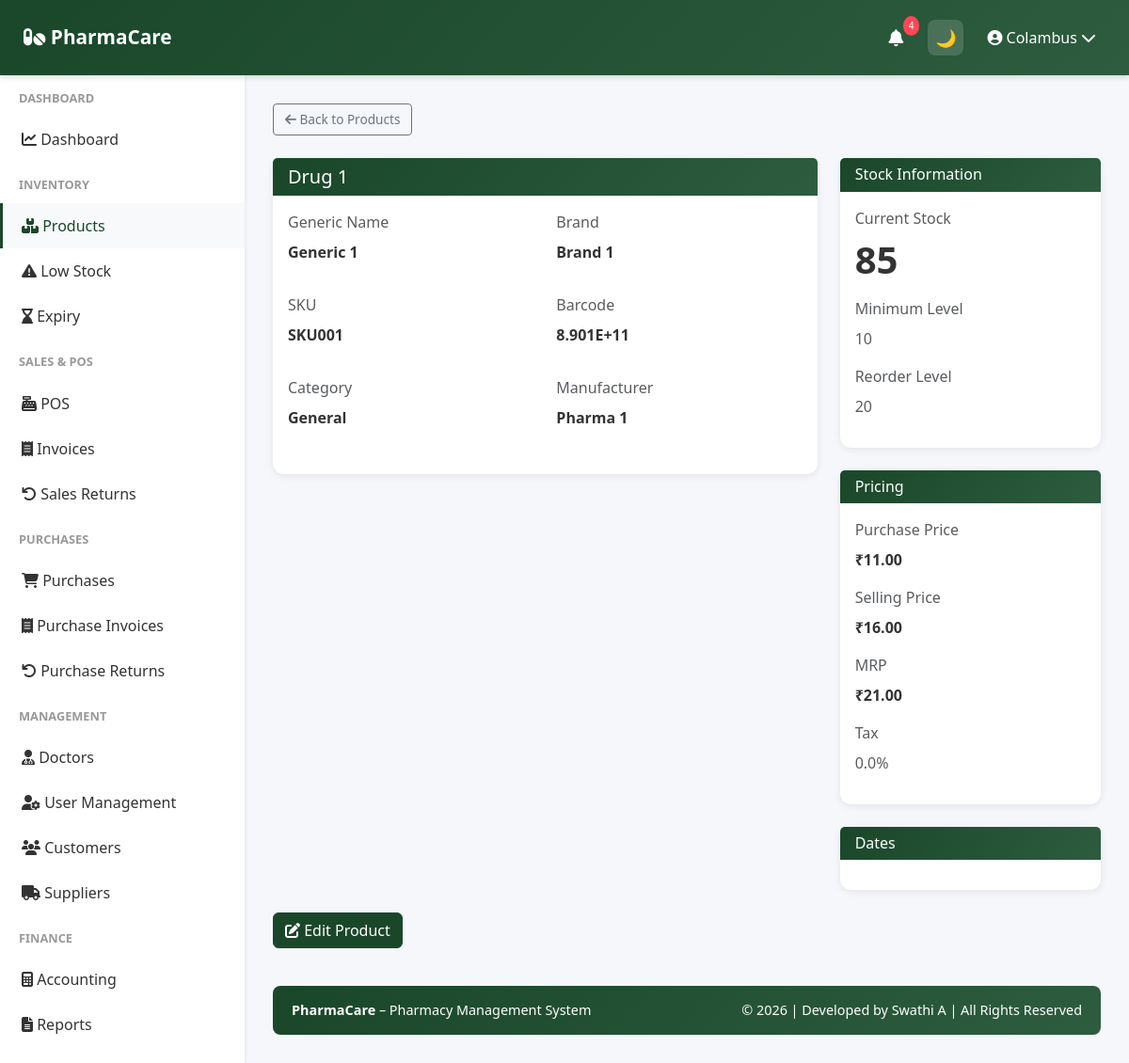
The app's page /inventory/products/1 (signed in) with its own data.
### app/models.py (models this page shows, shortened)
class User(UserMixin, db.Model):
    __tablename__ = 'user'
    id = db.Column(db.Integer, primary_key=True)
    company_id = db.Column(db.Integer, db.ForeignKey('company.id'), nullable=False)
    role = db.Column(db.String(20), default='manager')
    username = db.Column(db.String(255), unique=True, nullable=False)
    password_hash = db.Column(db.String(255), nullable=False)
    is_active = db.Column(db.Boolean, default=True)
    last_login = db.Column(db.DateTime)
    created_date = db.Column(db.DateTime, default=datetime.utcnow)
    updated_date = db.Column(db.DateTime, default=datetime.utcnow, onupdate=datetime.utcnow)
    company = db.relationship('Company', back_populates='user')

class Product(db.Model):
    __tablename__ = 'product'
    id = db.Column(db.Integer, primary_key=True)
    company_id = db.Column(db.Integer, db.ForeignKey('company.id'), nullable=False)
    product_name = db.Column(db.String(255), nullable=False)
    generic_name = db.Column(db.String(255))
    brand = db.Column(db.String(255))
    category = db.Column(db.String(100), nullable=False)
    manufacturer = db.Column(db.String(255))
    batch_number = db.Column(db.String(100))
    barcode = db.Column(db.String(100), unique=True)
    sku = db.Column(db.String(100), unique=True, nullable=False)
    purchase_price = db.Column(db.Float, nullable=False)
    selling_price = db.Column(db.Float, nullable=False)
    mrp = db.Column(db.Float, nullable=False)
    tax_percentage = db.Column(db.Float, default=0)
    manufacturing_date = db.Column(db.DateTime)
    expiry_date = db.Column(db.DateTime)
    quantity = db.Column(db.Integer, default=0)
    minimum_stock_level = db.Column(db.Integer, default=10)
    reorder_level = db.Column(db.Integer, default=20)
    prescription_required = db.Column(db.Boolean, default=False)
    description = db.Column(db.Text)
    image_path = db.Column(db.String(500))
    created_date = db.Column(db.DateTime, default=datetime.utcnow)
    updated_date = db.Column(db.DateTime, default=datetime.utcnow, onupdate=datetime.utcnow)
    is_active = db.Column(db.Boolean, default=True)
    company = db.relationship('Company', back_populates='products')
    stock_movements = db.relationship('StockMovement', back_populates='product', cascade='all, delete-orphan')
    sale_items = db.relationship('SaleItem', back_populates='product', cascade='all, delete-orphan')
    purchase_items = db.relationship('PurchaseItem', back_populates='product', cascade='all, delete-orphan')
    category_id = db.Column(db.Integer, db.ForeignKey('category.id'))
    unit_id = db.Column(db.Integer, db.ForeignKey('unit.id'))
    category_rel = db.relationship('Category', back_populates='products')
    unit_rel = db.relationship('Unit', back_populates='products')

### app/routes/inventory.py (the view)
@inventory_bp.route('/products/<int:product_id>')
@login_required
def product_detail(product_id):
    product = db.session.get(Product, product_id)
    if not product or product.company_id != current_user.company_id:
        flash('Product not found.', 'danger')
        return redirect(url_for('inventory.products_list'))
    return render_template('inventory/product_detail.html', product=product)

### app/templates/inventory/product_detail.html (shortened to what this page needs)
{% extends "base.html" %}
{% block content %}
<div class="mb-4">
    <a href="{{ url_for('inventory.products_list') }}" class="btn btn-sm btn-outline-secondary">
        <i class="fas fa-arrow-left"></i> Back to Products
    </a>
</div>
<div class="row">
    <div class="col-lg-8">
        <div class="card mb-4">
            <div class="card-header">
                <h5 class="mb-0">{{ product.product_name }}</h5>
            </div>
            <div class="card-body">
                <div class="row mb-3">
                    <div class="col-md-6">
                        <label class="form-label text-muted">Generic Name</label>
                        <p class="fw-bold">{{ product.generic_name or 'N/A' }}</p>
                    </div>
                    <div class="col-md-6">
                        <label class="form-label text-muted">Brand</label>
                        <p class="fw-bold">{{ product.brand or 'N/A' }}</p>
                    </div>
                </div>
                <div class="row mb-3">
                    <div class="col-md-6">
                        <label class="form-label text-muted">SKU</label>
                        <p class="fw-bold">{{ product.sku }}</p>
                    </div>
                    <div class="col-md-6">
                        <label class="form-label text-muted">Barcode</label>
                        <p class="fw-bold">{{ product.barcode or 'N/A' }}</p>
                    </div>
                </div>
                <div class="row mb-3">
                    <div class="col-md-6">
                        <label class="form-label text-muted">Category</label>
                        <p class="fw-bold">{{ product.category }}</p>
                    </div>
                    <div class="col-md-6">
                        <label class="form-label text-muted">Manufacturer</label>
                        <p class="fw-bold">{{ product.manufacturer or 'N/A' }}</p>
                    </div>
                </div>
            </div>
        </div>
    </div>
    <div class="col-lg-4">
        <div class="card mb-4">
            <div class="card-header">
                <h6 class="mb-0">Stock Information</h6>
            </div>
            <div class="card-body">
                <div class="mb-3">
                    <label class="form-label text-muted">Current Stock</label>
                    <p class="fw-bold display-6">{{ product.quantity }}</p>
                </div>
                <div class="mb-3">
                    <label class="form-label text-muted">Minimum Level</label>
                    <p class="text-muted">{{ product.minimum_stock_level }}</p>
                </div>
                <div class="mb-3">
                    <label class="form-label text-muted">Reorder Level</label>
                    <p class="text-muted">{{ product.reorder_level }}</p>
                </div>
            </div>
        </div>
        <div class="card mb-4">
            <div class="card-header">
                <h6 class="mb-0">Pricing</h6>
            </div>
            <div class="card-body">
                <div class="mb-3">
                    <label class="form-label text-muted">Purchase Price</label>
                    <p class="fw-bold">₹{{ "%.2f"|format(product.purchase_price) }}</p>
                </div>
                <div class="mb-3">
                    <label class="form-label text-muted">Selling Price</label>
                    <p class="fw-bold">₹{{ "%.2f"|format(product.selling_price) }}</p>
                </div>
                <div class="mb-3">
                    <label class="form-label text-muted">MRP</label>
                    <p class="fw-bold">₹{{ "%.2f"|format(product.mrp) }}</p>
                </div>
                <div class="mb-3">
                    <label class="form-label text-muted">Tax</label>
                    <p class="text-muted">{{ product.tax_percentage }}%</p>
                </div>
            </div>
        </div>
        <div class="card">
            <div class="card-header">
                <h6 class="mb-0">Dates</h6>
            </div>
            <div class="card-body">
            </div>
        </div>
    </div>
</div>
<div class="mt-4">
    <a href="{{ url_for('inventory.edit_product', product_id=product.id) }}" class="btn btn-primary">
        <i class="fas fa-edit"></i> Edit Product
    </a>
</div>
{% endblock %}

### app/templates/base.html (shortened to what this page needs)
<!doctype html>
<html lang="en" data-theme="light">
  <head>
    <link
      href="https://cdn.jsdelivr.net/npm/bootstrap@5.3.0/dist/css/bootstrap.min.css"
      rel="stylesheet"
    />
    <link
      rel="stylesheet"
      href="https://cdnjs.cloudflare.com/ajax/libs/font-awesome/6.4.0/css/all.min.css"
    />
  </head>
  <body>
   <nav class="navbar">
  <a class="navbar-brand" href="{{ url_for('dashboard.dashboard') }}">
    <i class="fas fa-pills"></i> PharmaCare
  </a>
  <div class="navbar-right">
    <div class="nav-icon dropdown">
      <a href="#" data-bs-toggle="dropdown">
        <i class="fas fa-bell"></i>
        <span id="alert-badge" class="notification-badge">3</span>
      </a>
    </div>
    <button id="themeToggle" class="nav-icon">
      🌙
    </button>
    <div class="user-menu-navbar dropdown">
      <a href="#" data-bs-toggle="dropdown">
        <i class="fas fa-user-circle"></i>
        {{ current_user.username }}
        <i class="fas fa-chevron-down"></i>
      </a>
    </div>
  </div>
</nav>
    {% if current_user.is_authenticated %}
    <div class="sidebar">
      <nav class="nav flex-column">
        {% if current_user.company and current_user.company.company_name ==
        'Platform Admin' %}
        <div class="nav-section-title">Admin</div>
        <a
          class="nav-link {% if 'admin/companies' in request.path %}active{% endif %}"
          href="{{ url_for('admin.companies_list') }}"
        >
          <i class="fas fa-building"></i> Companies
        </a>
        <a class="nav-link" href="{{ url_for('auth.profile') }}">
          <i class="fas fa-cog"></i> Settings
        </a>
        {% else %}
        <div class="nav-section-title">Dashboard</div>
        <a
          class="nav-link {% if request.endpoint == 'dashboard.dashboard' %}active{% endif %}"
          href="{{ url_for('dashboard.dashboard') }}"
        >
          <i class="fas fa-chart-line"></i> Dashboard
        </a>
        <div class="nav-section-title">Inventory</div>
        <a
          class="nav-link {% if 'inventory' in request.path %}active{% endif %}"
          href="{{ url_for('inventory.products_list') }}"
        >
          <i class="fas fa-boxes"></i> Products
        </a>
        <a
          class="nav-link {% if request.endpoint == 'inventory.low_stock_report' %}active{% endif %}"
          href="{{ url_for('inventory.low_stock_report') }}"
        >
          <i class="fas fa-exclamation-triangle"></i> Low Stock
        </a>
        <a
          class="nav-link {% if request.endpoint == 'inventory.expiry_report' %}active{% endif %}"
          href="{{ url_for('inventory.expiry_report') }}"
        >
          <i class="fas fa-hourglass-end"></i> Expiry
        </a>
        <div class="nav-section-title">Sales & POS</div>
        <a
          class="nav-link {% if request.endpoint == 'sales.pos' %}active{% endif %}"
          href="{{ url_for('sales.pos') }}"
        >
          <i class="fas fa-cash-register"></i> POS
        </a>
        <a
          class="nav-link {% if 'invoices' in request.path %}active{% endif %}"
          href="{{ url_for('sales.invoices_list') }}"
        >
          <i class="fas fa-receipt"></i> Invoices
        </a>
        <a
          class="nav-link {% if request.endpoint == 'sales.sales_returns_list' %}active{% endif %}"
          href="{{ url_for('sales.sales_returns_list') }}"
        >
          <i class="fas fa-undo"></i> Sales Returns
        </a>
<div class="nav-section-title">Purchases</div>
<a
  class="nav-link {% if request.endpoint == 'purchases.purchases_list' %}active{% endif %}"
  href="{{ url_for('purchases.purchases_list') }}"
>
  <i class="fas fa-shopping-cart"></i> Purchases
</a>
<a
  class="nav-link {% if 'purchases' in request.path %}active{% endif %}"
  href="{{ url_for('purchases.purchases_list') }}"
>
  <i class="fas fa-receipt"></i> Purchase Invoices
</a>
<a
  class="nav-link {% if request.endpoint == 'purchases.returns_list' %}active{% endif %}"
  href="{{ url_for('purchases.returns_list') }}"
>
  <i class="fas fa-undo"></i> Purchase Returns
</a>
        <div class="nav-section-title">Management</div>
        <a
          class="nav-link {% if 'doctors' in request.path %}active{% endif %}"
          href="{{ url_for('doctors.doctors_list') }}"
        >
          <i class="fas fa-user-md"></i> Doctors
        </a>
        {% if current_user.role == 'owner' %}
        <a
          class="nav-link {% if 'users' in request.path %}active{% endif %}"
          href="{{ url_for('users.users_list') }}"
        >
          <i class="fas fa-user-cog"></i> User Management
        </a>
        {% endif %}
        <a
          class="nav-link {% if 'customers' in request.path %}active{% endif %}"
          href="{{ url_for('customers.customers_list') }}"
        >
          <i class="fas fa-users"></i> Customers
        </a>
        <a
          class="nav-link {% if 'suppliers' in request.path %}active{% endif %}"
          href="{{ url_for('suppliers.suppliers_list') }}"
        >
          <i class="fas fa-truck"></i> Suppliers
        </a>
        <div class="nav-section-title">Finance</div>
        <a
          class="nav-link {% if 'accounting' in request.path %}active{% endif %}"
          href="{{ url_for('accounting.accounting_dashboard') }}"
        >
          <i class="fas fa-calculator"></i> Accounting
        </a>
        <a
          class="nav-link {% if 'reports' in request.path %}active{% endif %}"
          href="{{ url_for('reports.reports_home') }}"
        >
          <i class="fas fa-file-alt"></i> Reports
        </a>
        <div class="nav-section-title">System</div>
        {% endif %}
      </nav>
    </div>
    {% endif %}
    <div
      class="{% if current_user.is_authenticated %}main-content{% else %}auth-page{% endif %}"
    >
       {% block content %}{% endblock %}
      <footer class="footer text-center">
        <div class="row">
          <div class="col-md-6 text-md-start">
            <strong>PharmaCare</strong> – Pharmacy Management System
          </div>
          <div class="col-md-6 text-md-end">
            © 2026 | Developed by Swathi A | All Rights Reserved
          </div>
        </div>
      </footer>
    </div>
  </body>
</html>

### app/templates/base.html (style rules this page uses)
:root { --primary-color: #1a472a; --secondary-color: #2d5c3f; --danger-color: #dc3545; --success-color: #28a745; --warning-color: #ffc107; --info-color: #17a2b8; --bg-color: #f5f7fa; --text-color: #333; --card-bg: #ffffff; --sidebar-bg: #ffffff; }
body { font-family: "Segoe UI", Tahoma, Geneva, Verdana, sans-serif; background: var(--bg-color); color: var(--text-color); }
.navbar { background: linear-gradient(135deg,var(--primary-color),var(--secondary-color)); box-shadow:0 2px 6px rgba(0,0,0,0.15); position:fixed; top:0; left:0; width:100%; height: 80px; z-index:1000; display:flex; align-items:center; justify-content:space-between; padding:0 25px; }
.navbar-brand { font-weight:600; font-size:1.3rem; }
.navbar-right { display:flex; align-items:center; gap:15px; }
.nav-icon { width:38px; height:38px; display:flex; align-items:center; justify-content:center; border-radius:8px; color:#fff; font-size:18px; cursor:pointer; position:relative; transition:all 0.25s ease; }
.navbar a { color:white !important; text-decoration:none; }
#themeToggle { border:none; background:rgba(255,255,255,0.15); width:38px; height:38px; border-radius:8px; display:flex; align-items:center; justify-content:center; font-size:18px; cursor:pointer; }
.navbar .fa-bell { color:white; }
.notification-badge { position:absolute; top:-4px; right:-6px; background:#ff4757; color:white; font-size:10px; padding:3px 6px; border-radius:50%; }
.user-menu-navbar { display:flex; align-items:center; gap:8px; color:white; font-weight:500; cursor:pointer; padding:6px 10px; border-radius:8px; transition:all 0.25s ease; }
.sidebar { background: var(--sidebar-bg); box-shadow:0 2px 4px rgba(0,0,0,0.1); position:fixed; top:80px; left:0; bottom:0; width:260px; overflow-y:auto; }
.sidebar .nav-link { color:var(--text-color); padding:12px 20px; border-left:3px solid transparent; transition:.3s; }
.sidebar .nav-link:hover, .sidebar .nav-link.active { background:#f8f9fa; border-left-color:var(--primary-color); color:var(--primary-color); }
.sidebar .nav-section-title { font-size:.8rem; font-weight:600; color:#999; text-transform:uppercase; padding:15px 20px 10px; }
.main-content { margin-left:260px; margin-top:80px; padding:30px; }
.card, .stat-card { background:var(--card-bg); color:var(--text-color); border:none; border-radius:12px; box-shadow:0 2px 8px rgba(0,0,0,0.08); }
.card-header { background:linear-gradient(135deg,var(--primary-color),var(--secondary-color)); color:#fff; border:none; font-weight:600; }
.form-label { font-weight:500; }
.btn-primary { background:var(--primary-color); border-color:var(--primary-color); }
.btn-sm { padding:6px 12px; font-size:.85rem; }
.footer { background:linear-gradient(135deg,var(--primary-color),var(--secondary-color)); color:#fff; padding:15px 20px; margin-top:40px; border-radius:8px; font-size:.9rem; }

### records on screen
User: username "Colambus"
Product: product_name "Drug 1", generic_name "Generic 1", brand "Brand 1", sku "SKU001", barcode "8.901E+11", category "General", manufacturer "Pharma 1", quantity "85", minimum_stock_level "10", reorder_level "20", purchase_price "11.00", selling_price "16.00", mrp "21.00", tax_percentage "0.0"
